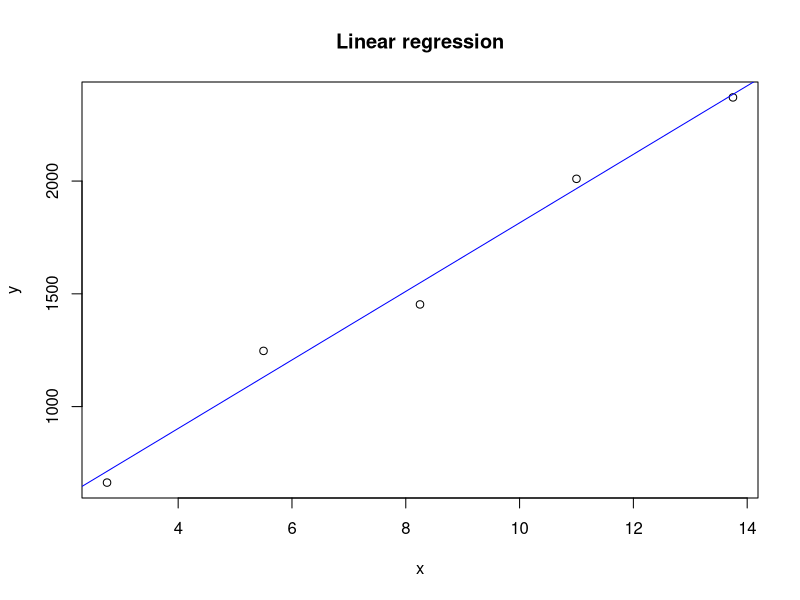

This chart was generated by the following R code:
x = c(2.75, 5.50, 8.25, 11.00, 13.75)
y = c(663, 1247, 1453, 2010, 2371)

# Model the linear regression
model = lm(y ~ x)

# Extract the coefficients
a = coef(model)[1]  # Intercept
b = coef(model)[2]  # Slope

# Print the coefficients
print(cat("Intercept (a):", a, "\n"))
print(cat("Slope (b):", b, "\n"))

# Get the predicted values (polyval equivalent)
y_pred = predict(model, newdata = data.frame(x = x))
print(y_pred)

# Print the R-squared value
r_squared <- summary(model)$r.squared
print(cat("R-squared:", r_squared, "\n"))

# Plot the scatter and the line
plot(x, y, main="Linear regression", xlab="x", ylab="y")
abline(model, col="blue")